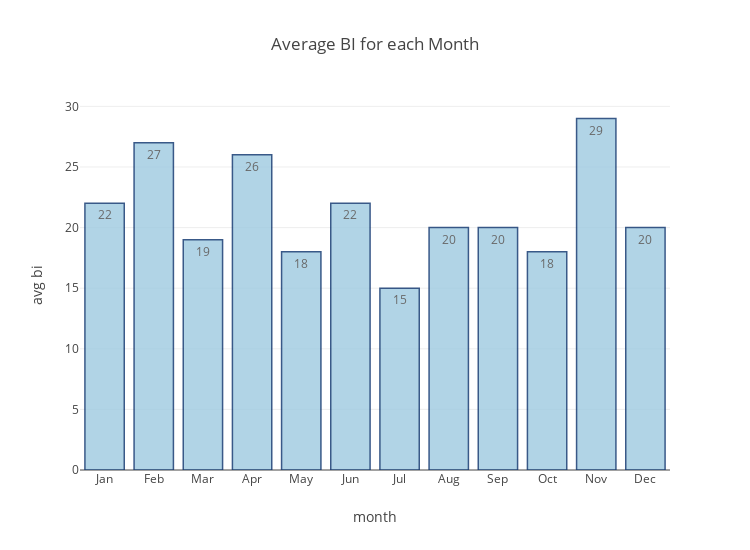

Notebook source saved alongside this figure:
### Markdown cell above
## Visualize average breteau index value for each month

### Code cell
key, val = [], []
for m in range(12):
    key.append(month[m])
    val.append(round(df_filtered[df_filtered.index.month == m+1]['bi'].mean(),0))

trace_bar = go.Bar( 
    x = key,
    y = val,
    text = val,
    textposition = 'auto',
    marker=dict(
                color='rgb(158,202,225)',
                line=dict(
                    color='rgb(8,48,107)',
                    width=1.5),
            ),
    opacity=0.8
)
layout = go.Layout(
    title='Average BI for each Month',
    height=550,
    width=750,
    yaxis= dict(title='avg bi'),
    xaxis= dict(title='month')
)
fig = go.Figure(data=[trace_bar], layout=layout)
iplot(fig)

### Figure 1 — Plotly figure (JSON) as saved in the notebook; plotly's stock layout.template omitted (floating-point values rounded to 4 significant figures)
{"data": [{"marker": {"color": "rgb(158,202,225)", "line": {"color": "rgb(8,48,107)", "width": 1.5}}, "opacity": 0.8, "text": [22, 27, 19, 26, 18, 22, 15, 20, 20, 18, 29, 20], "textposition": "auto", "type": "bar", "uid": "51f2c8", "x": ["Jan", "Feb", "Mar", "Apr", "May", "Jun", "Jul", "Aug", "Sep", "Oct", "Nov", "Dec"], "y": [22, 27, 19, 26, 18, 22, 15, 20, 20, 18, 29, 20]}], "layout": {"height": 550, "title": "Average BI for each Month", "width": 750, "xaxis": {"autorange": true, "range": [-0.5, 11.5], "title": "month", "type": "category"}, "yaxis": {"autorange": true, "range": [0, 30.53], "title": "avg bi", "type": "linear"}}}
